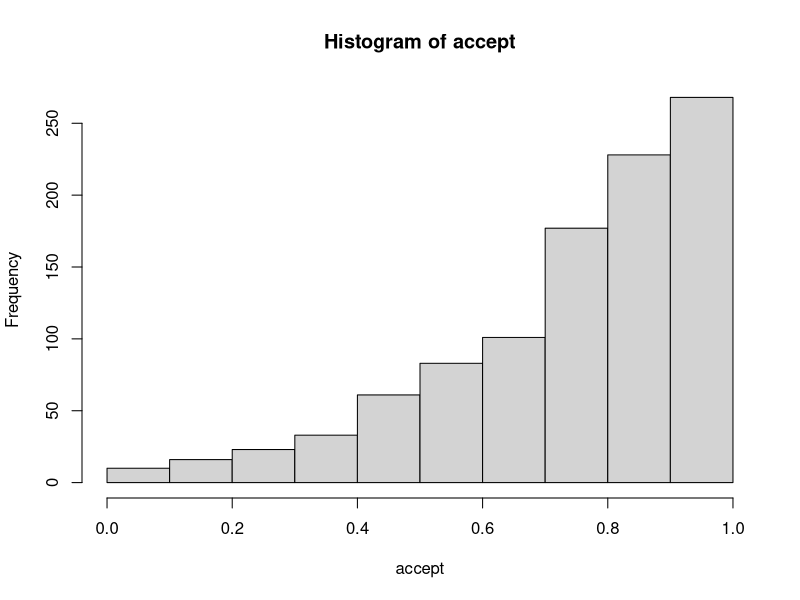

The R script that drew this image:
# Rejection-Sampling-Funktion,
# die gemäß gegebener Dichte zieht

# Main sources:
# https://www.youtube.com/watch?v=kMb4JlvuGlw
# https://rpubs.com/mathetal/rejectsampling

# fnct = Funktion f(x)
# n_samples = Anzahl gewünschter Stichproben
# min = ???
# max = ???

rejection_sampling <- function(fnct, n_samples, min, max){

  # Anzahl benötigter samples
  n <- (n_samples * 5)
  # Konstante c berechnen
  c <- (fnct(max))

  X = runif(n, min, max)
  U = runif(n, min, max)

  accept = c()
  i = 1

  while(i <= n & length(accept) < n_samples){
    test_u = U[i]
    test_x = fnct(X[i])/(c*dunif(X[i],min,max))
    if (test_u <= test_x){
      accept = rbind(accept, X[i])
      i = i + 1
    }
    i = i + 1
  }

  hist(accept)
}

## -----------------------------------------------------------------
# Beispiel:

pi_x <- function(x) {
  new_x = (3/2)*(x^3)+(11/8)*(x^2)+(1/6)*(x)+(1/12)
  return(new_x)
}

rejection_sampling(pi_x, 1000, 0, 1)
